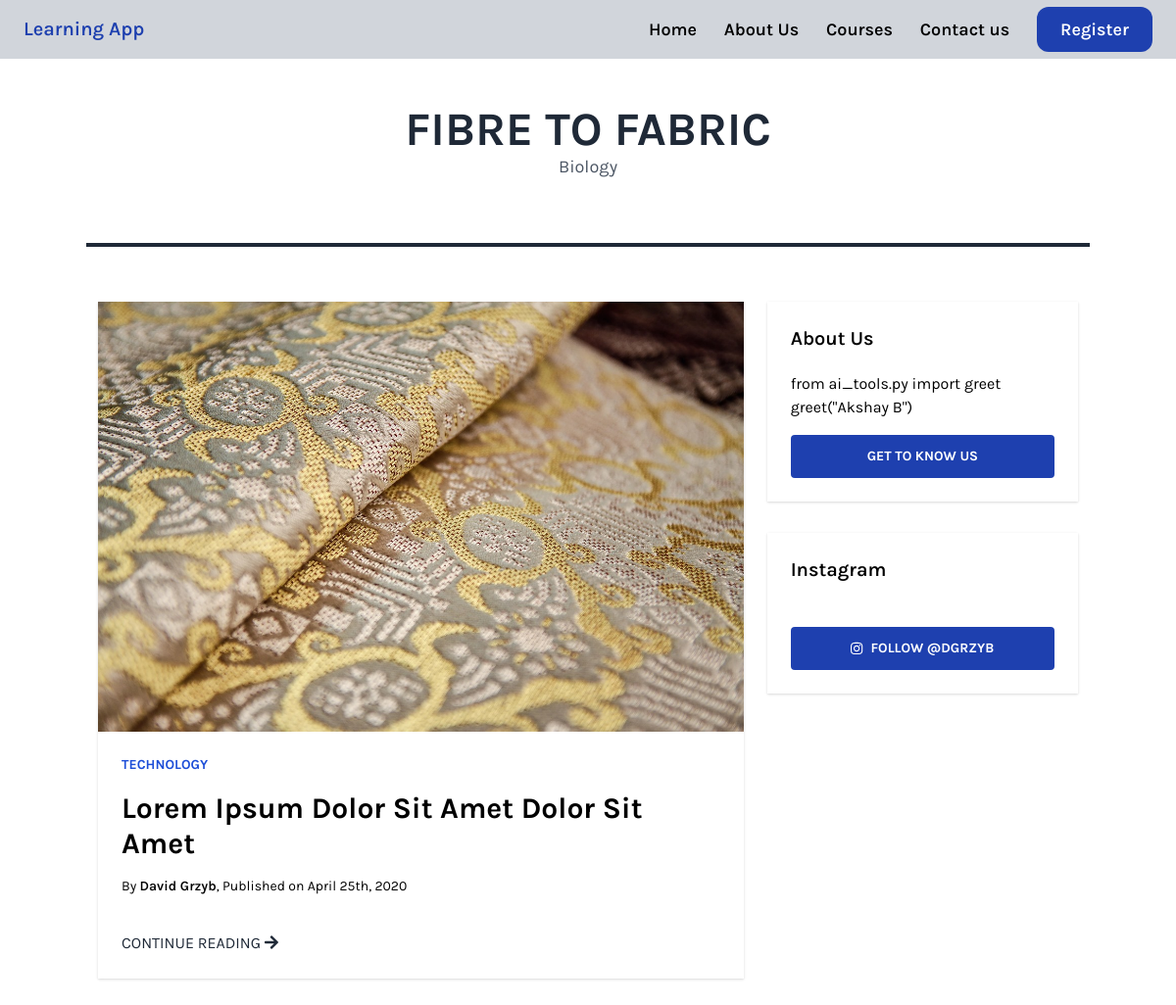
The page /chemistry/1/ on the database its author committed.
### chemistry/models.py (models this page shows, shortened)
class ChemistryTopic(models.Model):
    title = models.CharField(max_length=100)
    image = models.ImageField(upload_to='chemistry/images/')

### chemistry/views.py (the view)
# urls.py: path('<int:pk>/',views.chemistry_chapter_detail,name="chemistry_detail")
def chemistry_chapter_detail(request,pk):
    item=get_object_or_404(ChemistryTopic,pk=pk)
    return render(request, 'chemistry/chemistry_detail.html', {'item':item})

### chemistry/templates/chemistry/chemistry_detail.html (shortened to what this page needs)
{% extends 'core/chapter_detail.html' %} {% block chapter-name %} {{item.title}}
{% endblock %} {% block subject-name%} Biology {% endblock %}
{% block chapter-image %} <img src="{{item.image.url}}"> {% endblock %}

### core/templates/core/chapter_detail.html (style rules this page uses)
.font-family-karla { font-family: karla; }

### rows shown on the page
ChemistryTopic: title "FIBRE TO FABRIC", image (picture)
